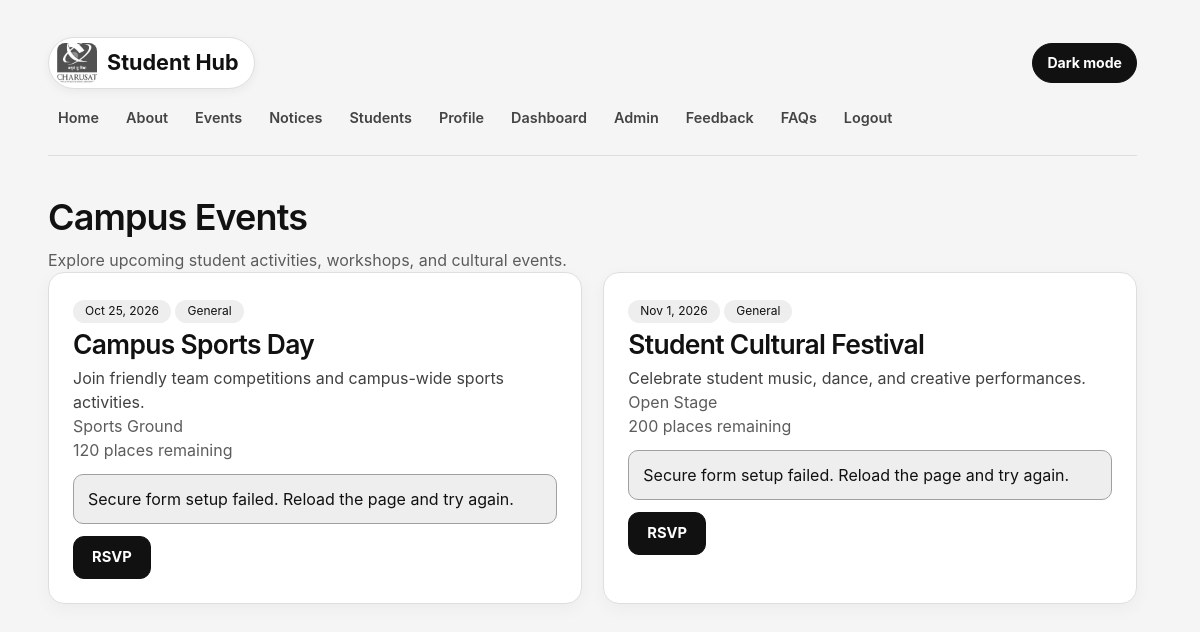
Page /pages/events.php (signed in) on the committed database.
### tables this page shows
CREATE TABLE IF NOT EXISTS events (
    event_id BIGINT UNSIGNED NOT NULL AUTO_INCREMENT,
    title VARCHAR(180) NOT NULL,
    description TEXT NULL,
    category VARCHAR(80) NOT NULL DEFAULT 'General',
    starts_at DATETIME NOT NULL,
    location VARCHAR(180) NULL,
    capacity INT UNSIGNED NULL,
    status ENUM('open', 'closed') NOT NULL DEFAULT 'open',
    poster_path VARCHAR(255) NULL,
    created_at TIMESTAMP NOT NULL DEFAULT CURRENT_TIMESTAMP,
    PRIMARY KEY (event_id),
    KEY idx_events_starts_at (starts_at)
);

### pages/events.php (the view, shortened to what this page needs)
<?php
$database = auth_database();
$events = $database->query(
    "SELECT e.event_id, e.title, e.description, e.category, e.status, e.poster_path, e.starts_at, e.location, e.capacity,
            COUNT(CASE WHEN r.registration_status = 'registered' THEN 1 END) AS registration_count,
            MAX(CASE WHEN r.student_id = " . (int) ($_SESSION['student_id'] ?? 0) . " AND r.registration_status = 'registered' THEN 1 ELSE 0 END) AS is_registered
     FROM events e
     LEFT JOIN event_registrations r ON r.event_id = e.event_id
     WHERE e.starts_at >= NOW()
     GROUP BY e.event_id
     ORDER BY e.starts_at"
)->fetch_all(MYSQLI_ASSOC);
$escape = static fn (string $value): string => htmlspecialchars($value, ENT_QUOTES | ENT_SUBSTITUTE, 'UTF-8');
?>
<!DOCTYPE html>
<html lang="en">
<head>
    <link rel="stylesheet" href="../styles/events.css">
    <link rel="stylesheet" href="../styles/site.css">
</head>
<body class="site-page">
    <div class="page-wrapper">
        <main class="main-content">
            <header class="navbar">
                <a href="../index.html" class="brand"><div class="logo"><img src="../logo.jpeg" alt="Student Hub Logo"></div>Student Hub</a>
                <button class="theme-toggle" type="button" aria-label="Switch to dark theme" aria-pressed="false">Dark mode</button>
                <ul class="nav-links">
                    <li><a href="../index.html">Home</a></li><li><a href="about.html">About</a></li>
                    <li><a href="events.php">Events</a></li><li><a href="notices.php">Notices</a></li>
                    <li><a href="students.html">Students</a></li><li><a href="dashboard.php#profile">Profile</a></li>
                    <li><a href="dashboard.php">Dashboard</a></li>
                    <?php if (($_SESSION['student_role'] ?? '') === 'admin'): ?><li><a href="admin.php">Admin</a></li><?php endif; ?>
                    <li><a href="feedback.html">Feedback</a></li><li><a href="faqs.php">FAQs</a></li>
                    <?php if (empty($_SESSION['student_id'])): ?><li><a href="login.html">Login</a></li><li><a href="register.html">Register</a></li><?php else: ?><li><a href="logout.php">Logout</a></li><?php endif; ?>
                </ul>
            </header>
            <h1>Campus Events</h1>
            <p class="text-muted">Explore upcoming student activities, workshops, and cultural events.</p>
            <div class="grid-3">
                <?php foreach ($events as $event): ?>
                    <article class="card">
                        <span class="tag"><?php echo $escape(date('M j, Y', strtotime($event['starts_at']))); ?></span>
                        <span class="tag"><?php echo $escape($event['category']); ?></span>
                        <h2><?php echo $escape($event['title']); ?></h2>
                        <p><?php echo nl2br($escape($event['description'] ?? '')); ?></p>
                        <p class="text-muted"><?php echo $escape($event['location'] ?? 'Location to be announced'); ?></p>
                        <?php if ($event['capacity'] !== null): ?>
                            <p class="text-muted"><?php echo max(0, (int) $event['capacity'] - (int) $event['registration_count']); ?> places remaining</p>
                        <?php endif; ?>
                        <?php if ($event['status'] !== 'open'): ?>
                            <span class="btn" aria-label="Registration is closed">Registration closed</span>
                        <?php elseif ((int) $event['is_registered'] === 1): ?>
                            <span class="btn" aria-label="Registration confirmed">Registered</span>
                        <?php elseif (empty($_SESSION['student_id'])): ?>
                            <a class="btn" href="login.html">Log in to RSVP</a>
                        <?php else: ?>
                            <form method="post" action="actions.php?action=event-register" data-csrf>
                                <button type="submit" class="btn">RSVP</button>
                            </form>
                        <?php endif; ?>
                    </article>
                <?php endforeach; ?>
            </div>
        </main>
    </div>
</body>
</html>

### styles/events.css (style rules this page uses)
html, body { height: 100%; }
body { background: #eaeaea; font-family: Arial, sans-serif; color: #111; display: flex; justify-content: center; align-items: flex-start; padding: 0; }
.page-wrapper { max-width: none; width: 100%; background: #fff; border-radius: 0; box-shadow: none; display: flex; flex-direction: column; min-height: 100vh; padding: 20px 36px 0; }
.main-content { flex: 1 0 auto; }
a { text-decoration: none; color: #111; }
h1, h2, h3 { font-weight: 600; color: #111; margin-bottom: 6px; }
p { color: #333; line-height: 1.5; }
.text-muted { color: #555; }
.navbar { display: flex; flex-wrap: wrap; justify-content: space-between; align-items: center; padding: 10px 0 14px; border-bottom: 1px solid #d4d4d4; margin-bottom: 28px; }
.brand { display: flex; align-items: center; gap: 12px; font-size: 1.6rem; font-weight: 700; background: #f4f4f4; padding: 2px 14px 2px 10px; border-radius: 30px; border: 1px solid #d4d4d4; }
.logo { width: 40px; height: 40px; border-radius: 8px; display: flex; align-items: center; justify-content: center; }
.logo img { width: 100%; height: 100%; border-radius: 8px; object-fit: cover; }
.nav-links { display: flex; flex-wrap: wrap; gap: 6px 16px; list-style: none; }
.nav-links a { font-size: 0.95rem; padding: 4px 0; border-bottom: 2px solid transparent; }
.btn { display: inline-block; background: #111; color: #fff; padding: 6px 18px; border-radius: 40px; font-weight: 600; font-size: 0.85rem; border: 1px solid #111; cursor: pointer; transition: 0.15s; }
.card { background: #fff; border: 1px solid #d4d4d4; border-radius: 14px; padding: 18px 16px; }
.grid-3 { display: grid; grid-template-columns: repeat(auto-fit, minmax(180px, 1fr)); gap: 16px; }
.tag { background: #f4f4f4; padding: 2px 12px; border-radius: 30px; font-size: 0.75rem; display: inline-block; margin-bottom: 6px; }
@media (min-width: 1100px) { .page-wrapper { padding: 28px 52px 0; } }
@media (min-width: 1100px) { .navbar { padding: 14px 0 20px; } }
@media (min-width: 1100px) { .brand { font-size: 2rem; } }
@media (min-width: 1100px) { .grid-3 { gap: 22px; } }
@media (min-width: 1100px) { .card { padding: 22px 20px; } }

### rows in the picture
events: starts_at "Oct 25, 2026", category "General", title "Campus Sports Day", description "Join friendly team competitions and campus-wide sports activities.", location "Sports Ground", capacity "120"
events: starts_at "Nov 1, 2026", category "General", title "Student Cultural Festival", description "Celebrate student music, dance, and creative performances.", location "Open Stage", capacity "200"
